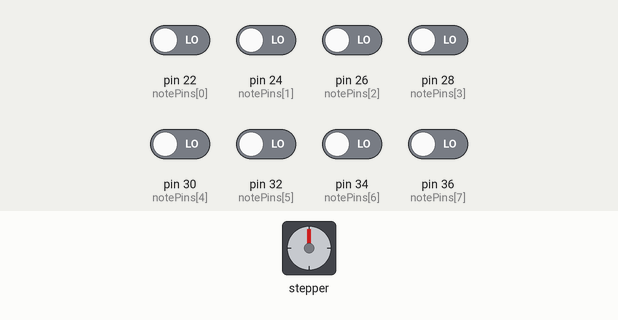
Simulated run of this sketch. Board: Arduino Mega 2560, built with avr-gcc and run on an emulated ATmega2560. Parts: stepper motor. The inputs (shaded band) are chosen by the test bench; at power-on: pin 22 (notePins[0]), pin 24 (notePins[1]), pin 26 (notePins[2]), pin 28 (notePins[3]), pin 30 (notePins[4]), pin 32 (notePins[5]), pin 34 (notePins[6]), pin 36 (notePins[7]) LOW. Stepper angles assume 2048 steps per turn.

Above: at 1.2 s.
1.3 s: pin 22 (notePins[0]) driven HIGH
At 2.3 s:
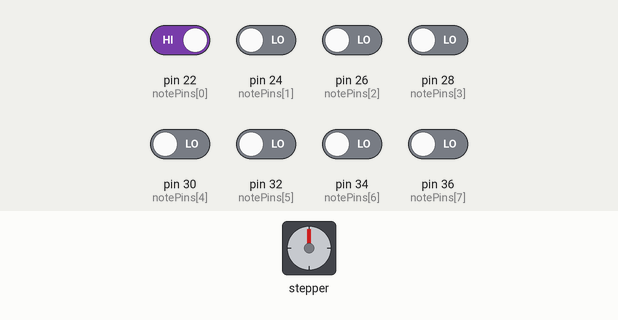
4.3 s: pin 22 (notePins[0]) driven LOW
At 5.5 s:
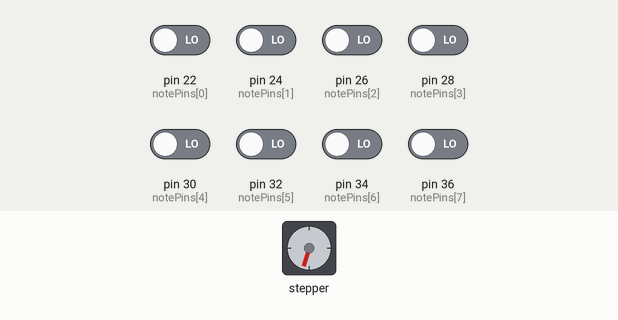
5.8 s: pin 24 (notePins[1]) driven HIGH
At 6.7 s:
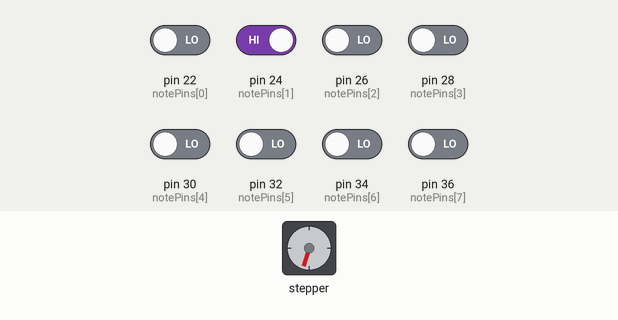
8.8 s: pin 24 (notePins[1]) driven LOW
At 10.0 s:
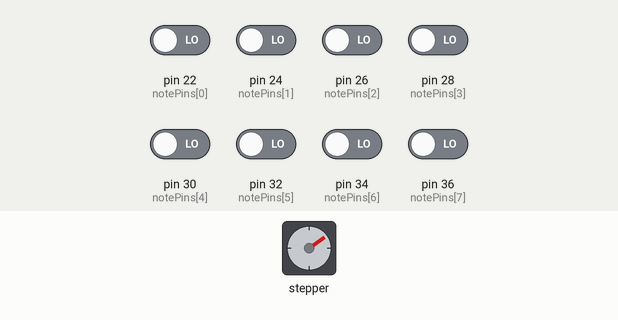
10.3 s: pin 26 (notePins[2]) driven HIGH
At 11.0 s:
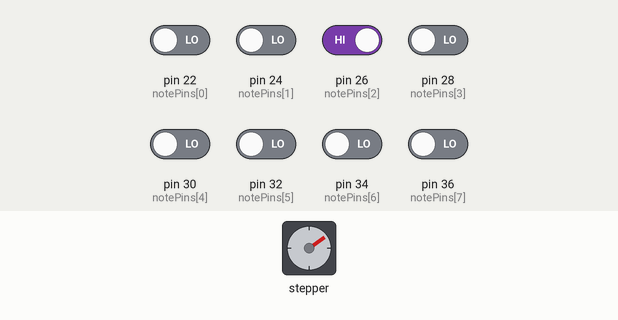
13.3 s: pin 26 (notePins[2]) driven LOW
At 13.6 s:
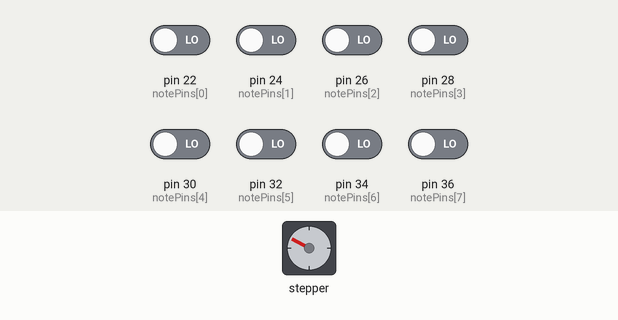
Timing chart, 0 to 15.8 s (numbered marks = the images above; inputs shaded):
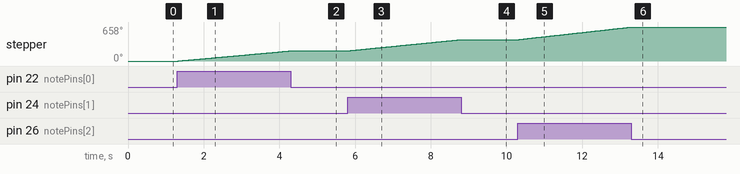

Measured:
- after the input at 1.3 s, stepper: keeps turning clockwise at about 66°/s, starting at once
- after the input at 4.3 s, stepper: goes on until 4.3 s, then stays 197°
- after the input at 5.8 s, stepper: keeps turning clockwise at about 74°/s, starting at once
- after the input at 8.8 s, stepper: goes on until 8.8 s, then stays 415°
- after the input at 10.3 s, stepper: keeps turning clockwise at about 82°/s, starting at once
- after the input at 13.3 s, stepper: goes on until 13.3 s, then stays 658°

The sketch:

bigboi.ino
```cpp
#include <AccelStepper.h>

#define motorPin1  8     // IN1 on the ULN2003 driver 1
#define motorPin2  9     // IN2 on the ULN2003 driver 1
#define motorPin3  10     // IN3 on the ULN2003 driver 1
#define motorPin4  11     // IN4 on the ULN2003 driver 1


#define s21 2
#define s22 3
#define s23 5
#define s24 4
int notePins[] = {22, 24, 26, 28, 30, 32, 34, 36};
int note0Reading = LOW;
int note1Reading = LOW;
int note2Reading = LOW;
int note3Reading = LOW;
int note4Reading = LOW;
int note5Reading = LOW;
int note6Reading = LOW;
int note7Reading = LOW;


//Create stepper object
AccelStepper stepper(4, motorPin1, motorPin2, motorPin3, motorPin4);
AccelStepper stepper2(4, s21, s22, s23, s24);

void setup()
{

  stepper.setMaxSpeed(1000);
  stepper.setCurrentPosition(0);
  stepper2.setMaxSpeed(1000);
  stepper2.setCurrentPosition(0);

}
void loop()
{
  // check if there is a "rising edge" with the button
  note0Reading = digitalRead(notePins[0]);
  note1Reading = digitalRead(notePins[1]);
  note2Reading = digitalRead(notePins[2]);
  note3Reading = digitalRead(notePins[3]);
  note4Reading = digitalRead(notePins[4]);
  note5Reading = digitalRead(notePins[5]);
  note6Reading = digitalRead(notePins[6]);
  note7Reading = digitalRead(notePins[7]);


  if (note0Reading == HIGH) {
    while (note0Reading == HIGH) {
      stepper.setSpeed(395);
      stepper.runSpeed();


      note0Reading = digitalRead(notePins[0]);
    }
  } else if (note1Reading == HIGH) {
    while (note1Reading == HIGH) {
      stepper.setSpeed(444);
      stepper.runSpeed();

      note1Reading = digitalRead(notePins[1]);
    }
  } else if (note2Reading == HIGH) {
    while (note2Reading == HIGH) {
      stepper.setSpeed(498);
      stepper.runSpeed();

      note2Reading = digitalRead(notePins[2]);
    }
  } else if (note3Reading == HIGH) {
    while (note3Reading == HIGH) {
      stepper.setSpeed(529);
      stepper.runSpeed();

      note3Reading = digitalRead(notePins[3]);
    }
  } else if (note4Reading == HIGH) {
    while (note4Reading == HIGH) {
      stepper.setSpeed(595);
      stepper.runSpeed();

      note4Reading = digitalRead(notePins[4]);
    }
  } else if (note5Reading == HIGH) {
    while (note5Reading == HIGH) {
      stepper.setSpeed(665);
      stepper.runSpeed();

      note5Reading = digitalRead(notePins[5]);
    }
  } else if (note6Reading == HIGH) {
    while (note6Reading == HIGH) {
      stepper.setSpeed(748);
      stepper.runSpeed();

      note6Reading = digitalRead(notePins[6]);
    }
  } else if (note7Reading == HIGH) {
    while (note7Reading == HIGH) {
      stepper.setSpeed(794);
      stepper.runSpeed();

      note7Reading = digitalRead(notePins[7]);
    }
  }


}
```
